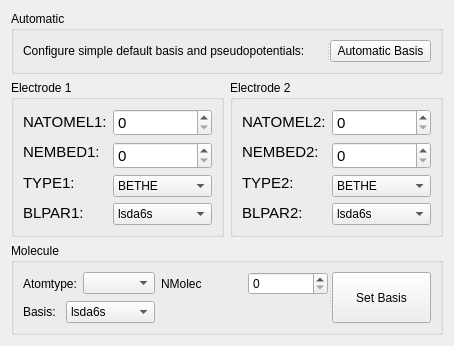
                <widget class="QWidget" name="tab_5">
                 <attribute name="title">
                  <string>Basis</string>
                 </attribute>
                 <layout class="QGridLayout" name="gridLayout_27">
                  <item row="0" column="0" colspan="2">
                   <widget class="QGroupBox" name="groupBox_2">
                    <property name="title">
                     <string>Automatic</string>
                    </property>
                    <layout class="QGridLayout" name="gridLayout_32">
                     <item row="0" column="0">
                      <widget class="QSplitter" name="splitter_2">
                       <property name="orientation">
                        <enum>Qt::Horizontal</enum>
                       </property>
                       <widget class="QLabel" name="label">
                        <property name="text">
                         <string>Configure simple default basis and pseudopotentials:</string>
                        </property>
                       </widget>
                       <widget class="QPushButton" name="setAutoBasisButton">
                        <property name="text">
                         <string>Automatic Basis</string>
                        </property>
                       </widget>
                      </widget>
                     </item>
                    </layout>
                   </widget>
                  </item>
                  <item row="1" column="0">
                   <widget class="QGroupBox" name="groupBox_4">
                    <property name="title">
                     <string>Electrode 1</string>
                    </property>
                    <layout class="QGridLayout" name="gridLayout_30">
                     <item row="0" column="0">
                      <layout class="QVBoxLayout" name="verticalLayout">
                       <item>
                        <widget class="QLabel" name="label_43">
                         <property name="font">
                          <font>
                           <pointsize>11</pointsize>
                          </font>
                         </property>
                         <property name="text">
                          <string>NATOMEL1:</string>
                         </property>
                         <property name="scaledContents">
                          <bool>true</bool>
                         </property>
                        </widget>
                       </item>
                       <item>
                        <widget class="QLabel" name="label_46">
                         <property name="font">
                          <font>
                           <pointsize>11</pointsize>
                          </font>
                         </property>
                         <property name="text">
                          <string>NEMBED1:</string>
                         </property>
                         <property name="scaledContents">
                          <bool>true</bool>
                         </property>
                        </widget>
                       </item>
                       <item>
                        <widget class="QLabel" name="label_39">
                         <property name="font">
                          <font>
                           <pointsize>11</pointsize>
                          </font>
                         </property>
                         <property name="text">
                          <string>TYPE1:</string>
                         </property>
                         <property name="scaledContents">
                          <bool>true</bool>
                         </property>
                        </widget>
                       </item>
                       <item>
                        <widget class="QLabel" name="label_42">
                         <property name="font">
                          <font>
                           <pointsize>11</pointsize>
                          </font>
                         </property>
                         <property name="text">
                          <string>BLPAR1:</string>
                         </property>
                         <property name="scaledContents">
                          <bool>true</bool>
                         </property>
                        </widget>
                       </item>
                      </layout>
                     </item>
                     <item row="0" column="1">
                      <layout class="QVBoxLayout" name="verticalLayout">
                       <item>
                        <widget class="QSpinBox" name="natomel1Spin">
                         <property name="font">
                          <font>
                           <pointsize>11</pointsize>
                          </font>
                         </property>
                         <property name="maximum">
                          <number>999</number>
                         </property>
                        </widget>
                       </item>
                       <item>
                        <widget class="QSpinBox" name="nembed1Spin">
                         <property name="font">
                          <font>
                           <pointsize>11</pointsize>
                          </font>
                         </property>
                         <property name="maximum">
                          <number>999</number>
                         </property>
                         <property name="value">
                          <number>0</number>
                         </property>
                        </widget>
                       </item>
                       <item>
                        <widget class="QComboBox" name="type1Combo">
                         <item>
                          <property name="text">
                           <string>BETHE</string>
                          </property>
                         </item>
                         <item>
                          <property name="text">
                           <string>GRAPHENE</string>
                          </property>
                         </item>
                         <item>
                          <property name="text">
                           <string>ONEDLEAD</string>
                          </property>
                         </item>
                         <item>
                          <property name="text">
                           <string>GHOST</string>
                          </property>
                         </item>
                        </widget>
                       </item>
                       <item>
                        <widget class="QComboBox" name="blpar1Combo">
                         <item>
                          <property name="text">
                           <string>lsda6s</string>
                          </property>
                         </item>
                         <item>
                          <property name="text">
                           <string>lsda-crenbs</string>
                          </property>
                         </item>
                         <item>
                          <property name="text">
                           <string>Papacon</string>
                          </property>
                         </item>
                         <item>
                          <property name="text">
                           <string>Papacon-sd</string>
                          </property>
                         </item>
                         <item>
                          <property name="text">
                           <string>Papacon-old</string>
                          </property>
                         </item>
                        </widget>
                       </item>
                      </layout>
                     </item>
                    </layout>
                   </widget>
                  </item>
                  <item row="1" column="1">
                   <widget class="QGroupBox" name="groupBox_13">
                    <property name="title">
                     <string>Electrode 2</string>
                    </property>
                    <layout class="QGridLayout" name="gridLayout_31">
                     <item row="0" column="0">
                      <layout class="QVBoxLayout" name="verticalLayout_4">
                       <item>
                        <widget class="QLabel" name="label_44">
                         <property name="font">
                          <font>
                           <pointsize>11</pointsize>
                          </font>
                         </property>
                         <property name="text">
                          <string>NATOMEL2:</string>
                         </property>
                         <property name="scaledContents">
                          <bool>true</bool>
                         </property>
                        </widget>
                       </item>
                       <item>
                        <widget class="QLabel" name="label_47">
                         <property name="font">
                          <font>
                           <pointsize>11</pointsize>
                          </font>
                         </property>
                         <property name="text">
                          <string>NEMBED2:</string>
                         </property>
                         <property name="scaledContents">
                          <bool>true</bool>
                         </property>
                        </widget>
                       </item>
                       <item>
                        <widget class="QLabel" name="label_40">
                         <property name="font">
                          <font>
                           <pointsize>11</pointsize>
                          </font>
                         </property>
                         <property name="text">
                          <string>TYPE2:</string>
                         </property>
                         <property name="scaledContents">
                          <bool>true</bool>
                         </property>
                        </widget>
                       </item>
                       <item>
                        <widget class="QLabel" name="label_41">
                         <property name="font">
                          <font>
                           <pointsize>11</pointsize>
                          </font>
                         </property>
                         <property name="text">
                          <string>BLPAR2:</string>
                         </property>
                         <property name="scaledContents">
                          <bool>true</bool>
                         </property>
                        </widget>
                       </item>
                      </layout>
                     </item>
                     <item row="0" column="1">
                      <layout class="QVBoxLayout" name="verticalLayout_3">
                       <item>
                        <widget class="QSpinBox" name="natomel2Spin">
                         <property name="font">
                          <font>
                           <pointsize>11</pointsize>
                          </font>
                         </property>
                         <property name="maximum">
                          <number>999</number>
                         </property>
                        </widget>
                       </item>
                       <item>
                        <widget class="QSpinBox" name="nembed2Spin">
                         <property name="font">
                          <font>
                           <pointsize>11</pointsize>
                          </font>
                         </property>
                         <property name="maximum">
                          <number>999</number>
                         </property>
                        </widget>
                       </item>
                       <item>
                        <widget class="QComboBox" name="type2Combo">
                         <item>
                          <property name="text">
                           <string>BETHE</string>
                          </property>
                         </item>
                         <item>
                          <property name="text">
                           <string>GRAPHENE</string>
                          </property>
                         </item>
                         <item>
                          <property name="text">
                           <string>ONEDLEAD</string>
                          </property>
                         </item>
                         <item>
                          <property name="text">
                           <string>GHOST</string>
                          </property>
                         </item>
                        </widget>
                       </item>
                       <item>
                        <widget class="QComboBox" name="blpar2Combo">
                         <item>
                          <property name="text">
                           <string>lsda6s</string>
                          </property>
                         </item>
                         <item>
                          <property name="text">
                           <string>lsda-crenbs</string>
                          </property>
                         </item>
                         <item>
                          <property name="text">
                           <string>Papacon</string>
                          </property>
                         </item>
                         <item>
                          <property name="text">
                           <string>Papacon-sd</string>
                          </property>
                         </item>
                         <item>
                          <property name="text">
                           <string>Papacon-old</string>
                          </property>
                         </item>
                        </widget>
                       </item>
                      </layout>
                     </item>
                    </layout>
                   </widget>
                  </item>
                  <item row="2" column="0" colspan="2">
                   <widget class="QGroupBox" name="groupBox_14">
                    <property name="title">
                     <string>Molecule</string>
                    </property>
                    <layout class="QGridLayout" name="gridLayout_29">
                     <item row="0" column="0">
                      <widget class="QSplitter" name="splitter">
                       <property name="orientation">
                        <enum>Qt::Horizontal</enum>
                       </property>
                       <widget class="QWidget" name="layoutWidget">
                        <layout class="QGridLayout" name="gridLayout_28">
                         <item row="0" column="0">
                          <layout class="QHBoxLayout" name="horizontalLayout_8">
                           <item>
                            <widget class="QLabel" name="label_59">
                             <property name="text">
                              <string>Atomtype:</string>
                             </property>
                            </widget>
                           </item>
                           <item>
                            <widget class="QComboBox" name="atomtypeMolecCombo">
                             <property name="accessibleDescription">
                              <string notr="true"/>
                             </property>
                             <property name="currentIndex">
                              <number>-1</number>
                             </property>
                            </widget>
                           </item>
                          </layout>
                         </item>
                         <item row="0" column="1">
                          <layout class="QHBoxLayout" name="horizontalLayout_28">
                           <item>
                            <widget class="QLabel" name="label_61">
                             <property name="text">
                              <string>NMolec</string>
                             </property>
                            </widget>
                           </item>
                           <item>
                            <widget class="QSpinBox" name="basisNAtoms1Spin">
                             <property name="minimum">
                              <number>0</number>
                             </property>
                             <property name="maximum">
                              <number>999</number>
                             </property>
                             <property name="value">
                              <number>0</number>
                             </property>
                            </widget>
                           </item>
                          </layout>
                         </item>
                         <item row="1" column="0">
                          <layout class="QHBoxLayout" name="horizontalLayout_27">
                           <item>
                            <widget class="QLabel" name="label_15">
                             <property name="text">
                              <string>Basis:</string>
                             </property>
                            </widget>
                           </item>
                           <item>
                            <widget class="QComboBox" name="basisMolecCombo">
                             <property name="accessibleDescription">
                              <string notr="true"/>
                             </property>
                             <property name="currentIndex">
                              <number>0</number>
                             </property>
                             <item>
                              <property name="text">
                               <string>lsda6s</string>
                              </property>
                             </item>
                             <item>
                              <property name="text">
                               <string>CRENBS</string>
                              </property>
                             </item>
                             <item>
                              <property name="text">
                               <string>LANL2DZ</string>
                              </property>
                             </item>
                             <item>
                              <property name="text">
                               <string>STO-3G</string>
                              </property>
                             </item>
                             <item>
                              <property name="text">
                               <string>3-21G</string>
                              </property>
                             </item>
                             <item>
                              <property name="text">
                               <string>6-31G(d)</string>
                              </property>
                             </item>
                             <item>
                              <property name="text">
                               <string>6-31G(d,p)</string>
                              </property>
                             </item>
                            </widget>
                           </item>
                          </layout>
                         </item>
                         <item row="1" column="1">
                          <spacer name="horizontalSpacer_2">
                           <property name="orientation">
                            <enum>Qt::Horizontal</enum>
                           </property>
                           <property name="sizeHint" stdset="0">
                            <size>
                             <width>108</width>
                             <height>20</height>
                            </size>
                           </property>
                          </spacer>
                         </item>
                        </layout>
                       </widget>
                       <widget class="QPushButton" name="setBasisButton">
                        <property name="font">
                         <font>
                          <strikeout>false</strikeout>
                         </font>
                        </property>
                        <property name="text">
                         <string>Set Basis</string>
                        </property>
                       </widget>
                      </widget>
                     </item>
                    </layout>
                   </widget>
                  </item>
                 </layout>
                </widget>
